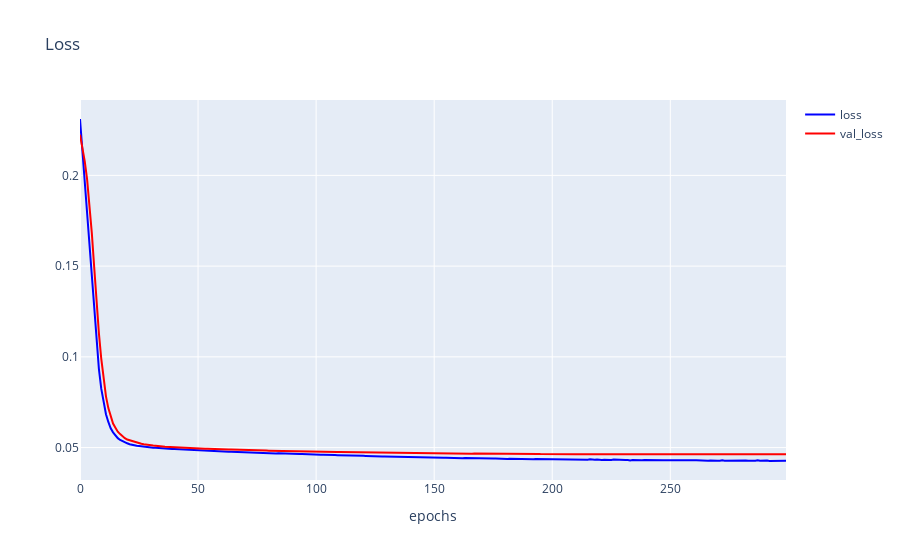

Notebook code cell kept with this figure:
### Code cell
plotly.offline.init_notebook_mode(connected=True)

h1 = go.Scatter(y=history.history['loss'], 
                    mode="lines", line=dict(
                    width=2,
                    color='blue'),
                    name="loss"
                   )
h2 = go.Scatter(y=history.history['val_loss'], 
                    mode="lines", line=dict(
                    width=2,
                    color='red'),
                    name="val_loss"
                   )

data = [h1,h2]
layout1 = go.Layout(title='Loss',
                   xaxis=dict(title='epochs'),
                   yaxis=dict(title=''))
fig1 = go.Figure(data = data, layout=layout1)
plotly.offline.iplot(fig1, filename="Autoencoder")

### Figure 1 — Plotly figure (JSON) as saved in the notebook; plotly's stock layout.template omitted (floating-point values rounded to 4 significant figures; data arrays with more than 128 entries replaced by an {"elided": "..."} marker saying what was removed)
{"data": [{"line": {"color": "blue", "width": 2}, "mode": "lines", "name": "loss", "type": "scatter", "y": {"elided": "300 float values"}}, {"line": {"color": "red", "width": 2}, "mode": "lines", "name": "val_loss", "type": "scatter", "y": {"elided": "300 float values"}}], "layout": {"title": {"text": "Loss"}, "xaxis": {"title": {"text": "epochs"}}, "yaxis": {"title": {"text": ""}}}}
